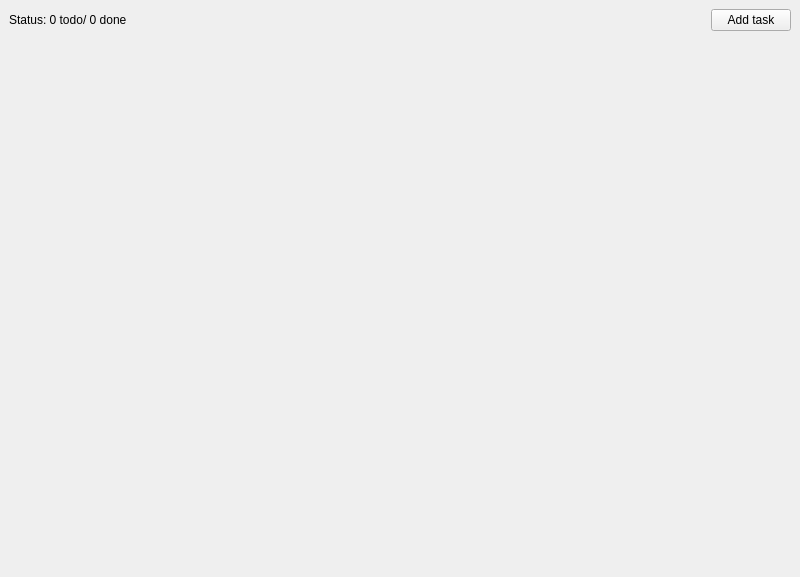
<?xml version="1.0" encoding="UTF-8"?>
<ui version="4.0">
 <class>MainWindow</class>
 <widget class="QMainWindow" name="MainWindow">
  <property name="geometry">
   <rect>
    <x>0</x>
    <y>0</y>
    <width>800</width>
    <height>577</height>
   </rect>
  </property>
  <property name="windowTitle">
   <string>Todo</string>
  </property>
  <widget class="QWidget" name="centralwidget">
   <layout class="QVBoxLayout" name="verticalLayout">
    <item>
     <layout class="QHBoxLayout" name="toolbarLayout">
      <item>
       <widget class="QLabel" name="statusLabel">
        <property name="text">
         <string>Status: 0 todo/ 0 done</string>
        </property>
       </widget>
      </item>
      <item>
       <spacer name="horizontalSpacer">
        <property name="orientation">
         <enum>Qt::Horizontal</enum>
        </property>
        <property name="sizeHint" stdset="0">
         <size>
          <width>40</width>
          <height>20</height>
         </size>
        </property>
       </spacer>
      </item>
      <item>
       <widget class="QPushButton" name="addTaskButton">
        <property name="text">
         <string>Add task</string>
        </property>
       </widget>
      </item>
     </layout>
    </item>
    <item>
     <layout class="QVBoxLayout" name="tasksLayout"/>
    </item>
    <item>
     <spacer name="verticalSpacer">
      <property name="orientation">
       <enum>Qt::Vertical</enum>
      </property>
      <property name="sizeHint" stdset="0">
       <size>
        <width>20</width>
        <height>40</height>
       </size>
      </property>
     </spacer>
    </item>
   </layout>
  </widget>
 </widget>
 <resources/>
 <connections/>
</ui>
